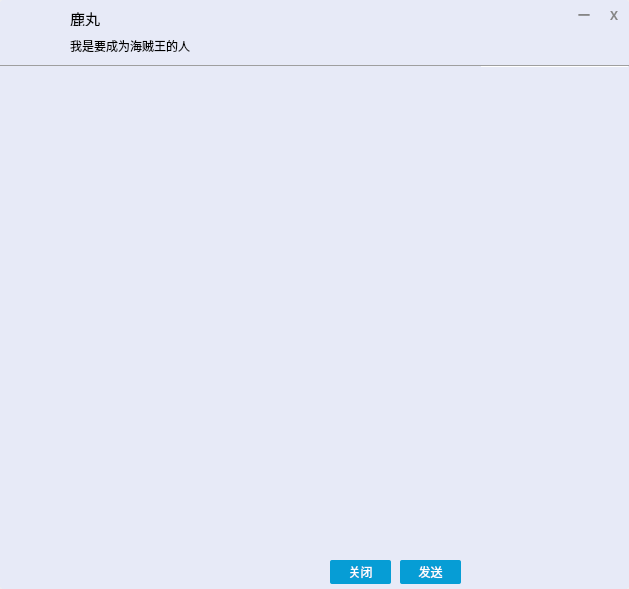
<?xml version="1.0" encoding="UTF-8"?>
<ui version="4.0">
 <class>Chat</class>
 <widget class="QWidget" name="Chat">
  <property name="geometry">
   <rect>
    <x>0</x>
    <y>0</y>
    <width>629</width>
    <height>589</height>
   </rect>
  </property>
  <property name="windowTitle">
   <string>Form</string>
  </property>
  <widget class="QWidget" name="widget" native="true">
   <property name="geometry">
    <rect>
     <x>0</x>
     <y>0</y>
     <width>629</width>
     <height>589</height>
    </rect>
   </property>
   <property name="styleSheet">
    <string notr="true">#widget{
  border-radius:3px;
  background:#E7EAF7;
}</string>
   </property>
   <widget class="QLabel" name="label">
    <property name="geometry">
     <rect>
      <x>8</x>
      <y>9</y>
      <width>50</width>
      <height>50</height>
     </rect>
    </property>
    <property name="styleSheet">
     <string notr="true">border-image:url(&quot;:/11.jpg&quot;);
border-radius:2px;</string>
    </property>
    <property name="text">
     <string/>
    </property>
   </widget>
   <widget class="QLabel" name="label_2">
    <property name="geometry">
     <rect>
      <x>70</x>
      <y>10</y>
      <width>101</width>
      <height>16</height>
     </rect>
    </property>
    <property name="font">
     <font>
      <family>微软雅黑</family>
      <pointsize>11</pointsize>
     </font>
    </property>
    <property name="text">
     <string>鹿丸</string>
    </property>
   </widget>
   <widget class="QLabel" name="label_3">
    <property name="geometry">
     <rect>
      <x>70</x>
      <y>30</y>
      <width>381</width>
      <height>31</height>
     </rect>
    </property>
    <property name="font">
     <font>
      <family>微软雅黑</family>
     </font>
    </property>
    <property name="text">
     <string>我是要成为海贼王的人</string>
    </property>
    <property name="wordWrap">
     <bool>true</bool>
    </property>
   </widget>
   <widget class="QLabel" name="label_4">
    <property name="geometry">
     <rect>
      <x>569</x>
      <y>0</y>
      <width>30</width>
      <height>30</height>
     </rect>
    </property>
    <property name="font">
     <font>
      <family>微软雅黑</family>
      <pointsize>9</pointsize>
      <weight>75</weight>
      <bold>true</bold>
     </font>
    </property>
    <property name="styleSheet">
     <string notr="true">QLabel{
   color:rgb(134, 134, 134);
}
QLabel:hover{
   background-color:rgb(58,149,222);
   color:white;

}</string>
    </property>
    <property name="text">
     <string>一</string>
    </property>
    <property name="alignment">
     <set>Qt::AlignCenter</set>
    </property>
   </widget>
   <widget class="QLabel" name="label_5">
    <property name="geometry">
     <rect>
      <x>599</x>
      <y>0</y>
      <width>30</width>
      <height>30</height>
     </rect>
    </property>
    <property name="font">
     <font>
      <family>微软雅黑</family>
      <weight>75</weight>
      <bold>true</bold>
     </font>
    </property>
    <property name="styleSheet">
     <string notr="true">QLabel{
   color:rgb(134, 134, 134);;
}
QLabel:hover{
  background-color:rgb(212, 64, 39);
  color:rgb(255, 255, 255);
  border-top-right-radius:3px;
}</string>
    </property>
    <property name="text">
     <string>X</string>
    </property>
    <property name="alignment">
     <set>Qt::AlignCenter</set>
    </property>
   </widget>
   <widget class="Line" name="line">
    <property name="geometry">
     <rect>
      <x>0</x>
      <y>65</y>
      <width>629</width>
      <height>3</height>
     </rect>
    </property>
    <property name="font">
     <font>
      <family>Arial</family>
      <pointsize>6</pointsize>
     </font>
    </property>
    <property name="styleSheet">
     <string notr="true">height:2px;
</string>
    </property>
    <property name="orientation">
     <enum>Qt::Horizontal</enum>
    </property>
   </widget>
   <widget class="QLabel" name="label_6">
    <property name="geometry">
     <rect>
      <x>481</x>
      <y>66</y>
      <width>148</width>
      <height>521</height>
     </rect>
    </property>
    <property name="styleSheet">
     <string notr="true">border-image:url(&quot;:/personman.png&quot;);
</string>
    </property>
    <property name="text">
     <string/>
    </property>
   </widget>
   <widget class="QLabel" name="label_7">
    <property name="geometry">
     <rect>
      <x>10</x>
      <y>440</y>
      <width>26</width>
      <height>26</height>
     </rect>
    </property>
    <property name="styleSheet">
     <string notr="true">QLabel{
background-image:url(&quot;:/A26.png&quot;);
}
QLabel:hover{
  border:1px solid rgb(203, 203, 203);
}</string>
    </property>
    <property name="text">
     <string/>
    </property>
   </widget>
   <widget class="QLabel" name="label_8">
    <property name="geometry">
     <rect>
      <x>36</x>
      <y>439</y>
      <width>26</width>
      <height>26</height>
     </rect>
    </property>
    <property name="styleSheet">
     <string notr="true">QLabel{
background-image:url(&quot;:/emotion26.png&quot;);
}
QLabel:hover{
 border:1px solid rgb(203, 203, 203);
}</string>
    </property>
    <property name="text">
     <string/>
    </property>
   </widget>
   <widget class="QTextEdit" name="textEdit">
    <property name="geometry">
     <rect>
      <x>0</x>
      <y>466</y>
      <width>481</width>
      <height>91</height>
     </rect>
    </property>
    <property name="font">
     <font>
      <family>微软雅黑</family>
      <pointsize>10</pointsize>
     </font>
    </property>
    <property name="styleSheet">
     <string notr="true">border:none;
background:#E7EAF7;</string>
    </property>
   </widget>
   <widget class="QPushButton" name="pushButton">
    <property name="geometry">
     <rect>
      <x>330</x>
      <y>560</y>
      <width>61</width>
      <height>24</height>
     </rect>
    </property>
    <property name="font">
     <font>
      <family>微软雅黑</family>
     </font>
    </property>
    <property name="styleSheet">
     <string notr="true">QPushButton{ 
     background-color: rgb(6,157,213); 
     border: none;
     border-radius:2px;
     color:white;
}
QPushButton:hover{ 
     background-color: rgb(75,202,255);
}</string>
    </property>
    <property name="text">
     <string>关闭</string>
    </property>
   </widget>
   <widget class="QPushButton" name="pushButton_2">
    <property name="geometry">
     <rect>
      <x>400</x>
      <y>560</y>
      <width>61</width>
      <height>24</height>
     </rect>
    </property>
    <property name="font">
     <font>
      <family>微软雅黑</family>
     </font>
    </property>
    <property name="styleSheet">
     <string notr="true">QPushButton{ 
     background-color: rgb(6,157,213); 
     border: none;
     border-radius:2px;
     color:white;
}
QPushButton:hover{ 
     background-color: rgb(75,202,255);
}</string>
    </property>
    <property name="text">
     <string>发送</string>
    </property>
   </widget>
   <widget class="QTextBrowser" name="textBrowser">
    <property name="geometry">
     <rect>
      <x>0</x>
      <y>66</y>
      <width>481</width>
      <height>371</height>
     </rect>
    </property>
    <property name="styleSheet">
     <string notr="true">border:none;
 background:#E7EAF7;</string>
    </property>
   </widget>
  </widget>
 </widget>
 <resources/>
 <connections/>
</ui>
